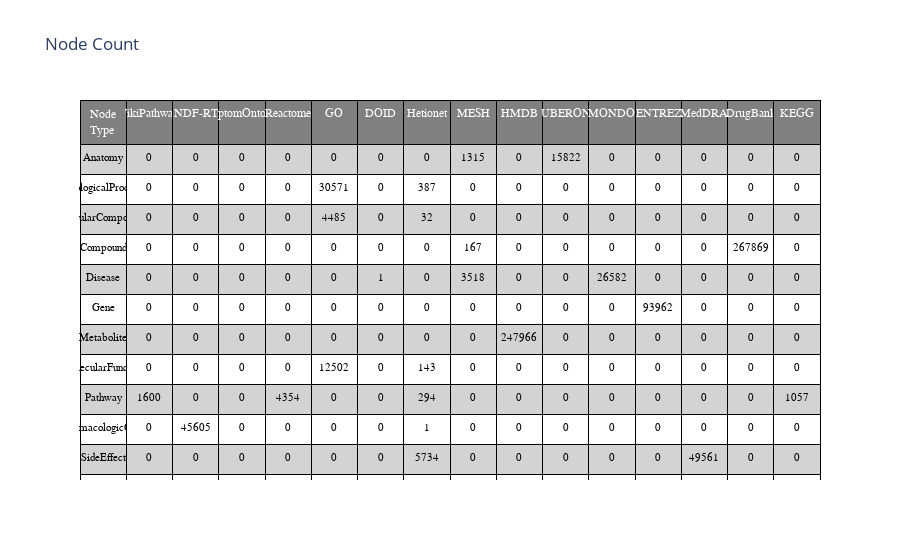

Notebook cell for this chart:
### Markdown cell above
### Table 1: Number of nodes

### Code cell
import plotly.graph_objects as go

header_color = "grey"
row_even_color = "lightgrey"
row_odd_color = "white"

node_stat_dicts = node_stat.to_dict("records")
data = make_wide_format(node_stat_dicts, "entity_type", "resource", "entity_count")
columns = list(set([item["resource"] for item in node_stat_dicts]))
cell_values = transposed_array(
    [
        [item["entity_type"]] + [item.get(snake_case(column), 0) for column in columns]
        for item in data
    ]
)

row_num = len(cell_values[0])
colors = [row_even_color if i % 2 == 0 else row_odd_color for i in range(row_num)]

table = go.Figure(
    data=[
        go.Table(
            header=dict(
                values=["Node Type"] + columns,
                align="center",
                line=dict(width=1, color="black"),
                fill=dict(color=header_color),
                font=dict(family="Arial", size=12, color="white"),
            ),
            cells=dict(
                values=cell_values,
                align="center",
                line=dict(color="black", width=1),
                fill=dict(color=[colors]),
                font=dict(family="Arial", size=11, color="black"),
                height=30,
            ),
        )
    ]
)

table.update_layout(title="Node Count")
table.show()

### Figure 1 — Plotly figure (JSON) as saved in the notebook; plotly's stock layout.template omitted (floating-point values rounded to 4 significant figures; data arrays with more than 128 entries replaced by an {"elided": "..."} marker saying what was removed)
{"data": [{"cells": {"align": "center", "fill": {"color": [["lightgrey", "white", "lightgrey", "white", "lightgrey", "white", "lightgrey", "white", "lightgrey", "white", "lightgrey", "white"]]}, "font": {"color": "black", "family": "Arial", "size": 11}, "height": 30, "line": {"color": "black", "width": 1}, "values": {"elided": "16x12 mixed values"}}, "header": {"align": "center", "fill": {"color": "grey"}, "font": {"color": "white", "family": "Arial", "size": 12}, "line": {"color": "black", "width": 1}, "values": ["Node Type", "WikiPathways", "NDF-RT", "SymptomOntology", "Reactome", "GO", "DOID", "Hetionet", "MESH", "HMDB", "UBERON", "MONDO", "ENTREZ", "MedDRA", "DrugBank", "KEGG"]}, "type": "table"}], "layout": {"title": {"text": "Node Count"}}}
